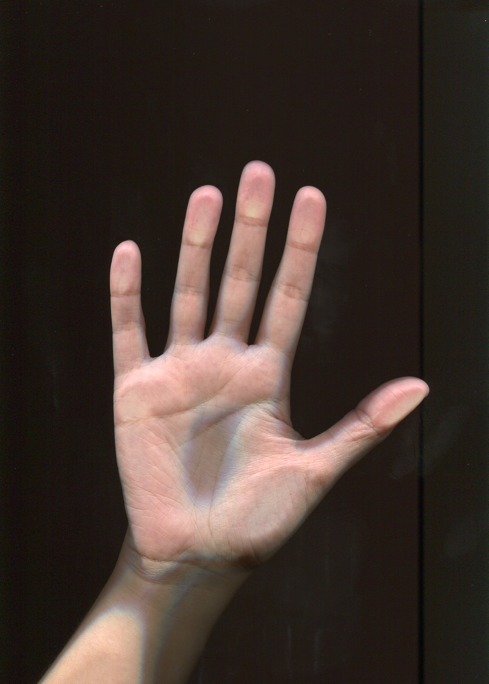
#> input picture data/001.tif, 489 x 684 px; its folder holds only this picture in this run
$ python lab-2-2021-SidorovLeonid-Intermediate.py
#> lines starting #> are read from the running program, lines starting #| are printed output that depends on the picture; after the words box and inside, x2 and y2 are one past the last pixel; in counts of white or black regions, pixels touching at a corner belong together
import numpy as np
import cv2
import matplotlib.pyplot as plt
import os.path
from PIL import Image
from skimage.morphology import area_closing, skeletonize
import pandas as pd
from skan import Skeleton, summarize
from scipy.spatial.distance import pdist
from glob import glob
import time

def get_mask(filename):
    """
    На основе картинки получаем бинарную маску ладони

    filename - имя изображения в рабочей директории
    """
#> called with filename = './data/001.tif'
    img = cv2.imread(filename)
#> img is the input picture: shape (684, 489, 3); mean B, G, R 46.8, 53.1, 66.6

    # Преобразуем BGR в HSV
    hsv = cv2.cvtColor(img, cv2.COLOR_BGR2HSV)
#> hsv: shape (684, 489, 3); mean H, S, V 23.9, 89.6, 66.7

    # Применяем бинаризацию по порогу, чтобы выделить цвет ладони
    mask = cv2.inRange(hsv, np.array([0,0,60]), np.array([250,255,255]))
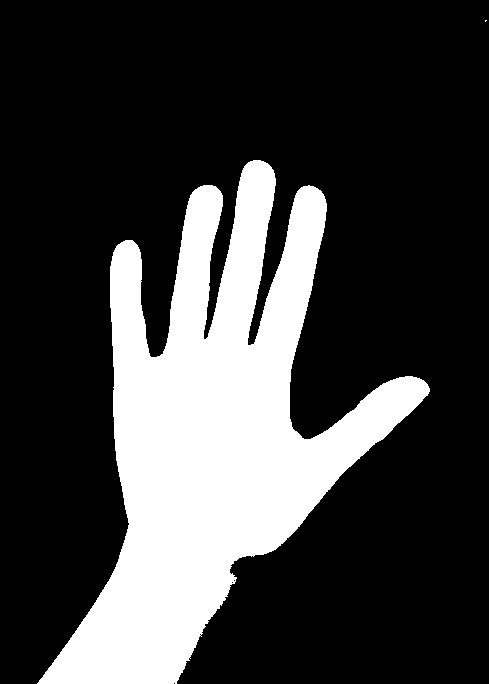
#> mask: shape (684, 489); 24.5% white; 2 white regions (1 under 20 px), largest, box (x1, y1, x2, y2) and area: (37, 160, 430, 684) 81883

    # Применяем пространственные преобразования, чтобы избавиться от шума
    mask = area_closing(mask, 3000)
#> mask: shape (684, 489); 24.5% white; 2 white regions (1 under 20 px), largest, box (x1, y1, x2, y2) and area: (37, 160, 430, 684) 81887

    # Применяем медианный фильтр, чтобы сгладить изображение
    mask = cv2.medianBlur(mask, 17)
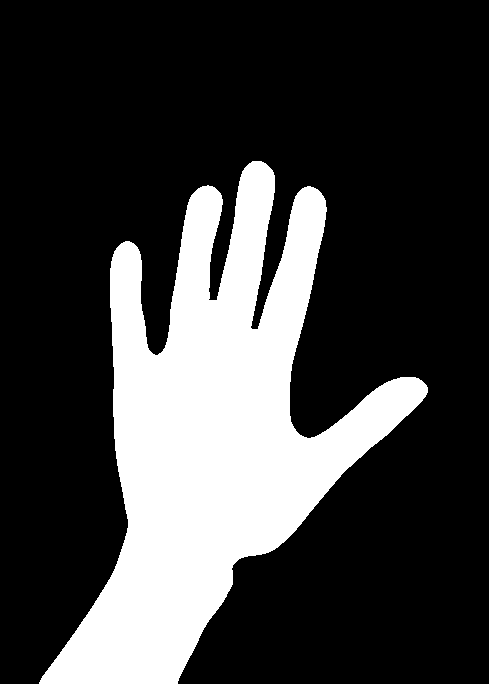
#> mask: shape (684, 489); 24.6% white; 1 white region, box (x1, y1, x2, y2) and area: (39, 161, 428, 684) 82141

    return mask

def get_endpoints(mask, min_bone, max_bone):
    """
    На основе бинарной маски строим скелет изображения и возвращаем
    координаты его начальных и конечных вершин

    mask - бинарная маска (вывод функции get_mask)
    min_bone - минимально допустимая длина ребра в скелете изображения
    max_bone - максимально допустимая длина ребра в скелете изображения
    """
#> called with min_bone = 110, max_bone = 320
    # Проводим скелетизацию изображения
    # Таблица `branch_data` содержит всю необходимую информацию о скелете
    skeleton = skeletonize(mask // 255)
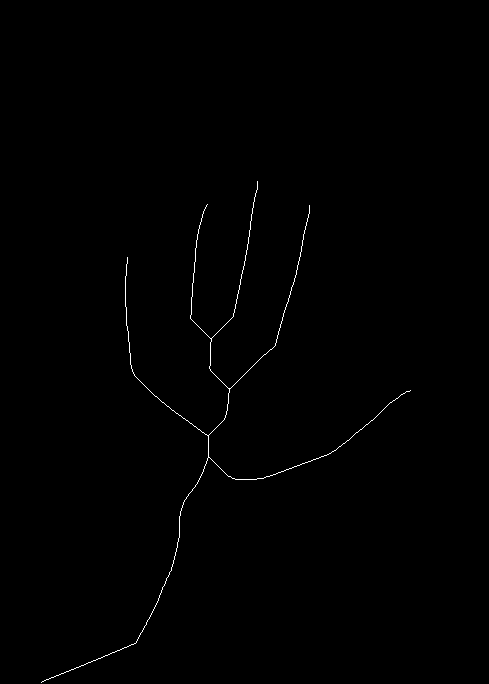
#> skeleton: shape (684, 489) bool; 0.38% white in thin lines or dots, all inside (x1, y1, x2, y2) = (41, 181, 411, 683)
#> (the run stopped early here; a loop or call above may not have finished)

$ run again, on data/005.tif
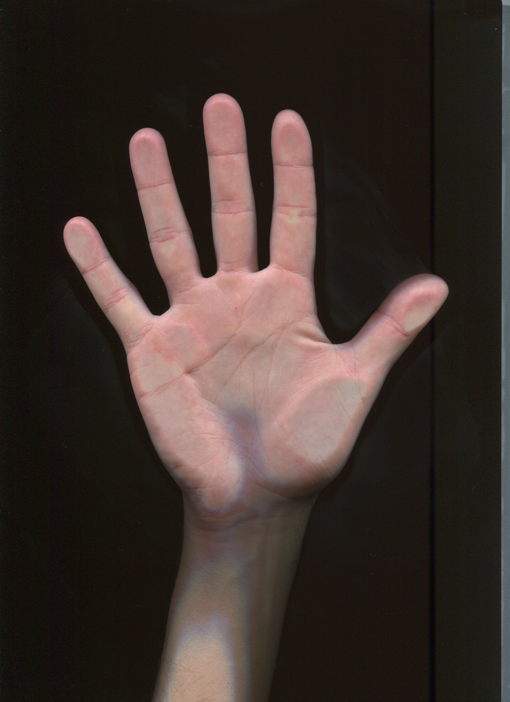
#> input picture data/005.tif, 510 x 702 px
#> in get_mask, img is the input picture: shape (702, 510, 3); mean B, G, R 45.4, 50.6, 62.8
#> hsv: shape (702, 510, 3); mean H, S, V 26.7, 88.1, 63.2
#> in get_mask, `mask = cv2.inRange(hsv, np.array([0,0,60]), np.array([250,255,255]))`:
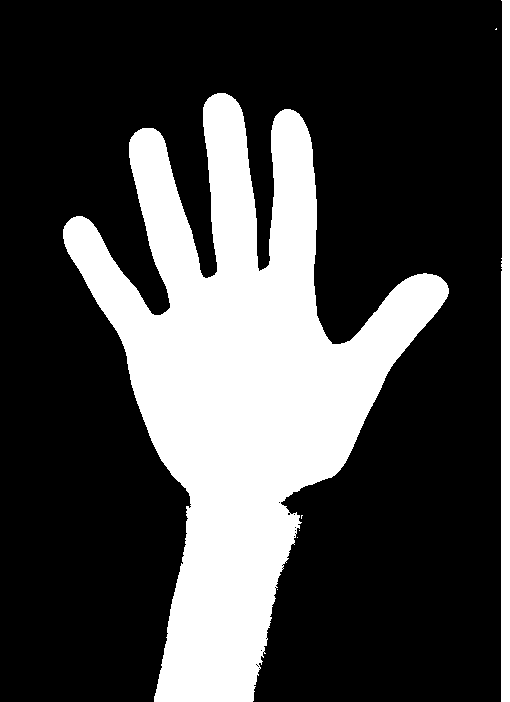
#> mask: shape (702, 510); 28% white; 7 white regions (5 under 20 px), largest, box (x1, y1, x2, y2) and area: (63, 93, 449, 702) 94301, (501, 0, 510, 702) 6055
#> in get_endpoints, `skeleton = skeletonize(mask // 255)`:
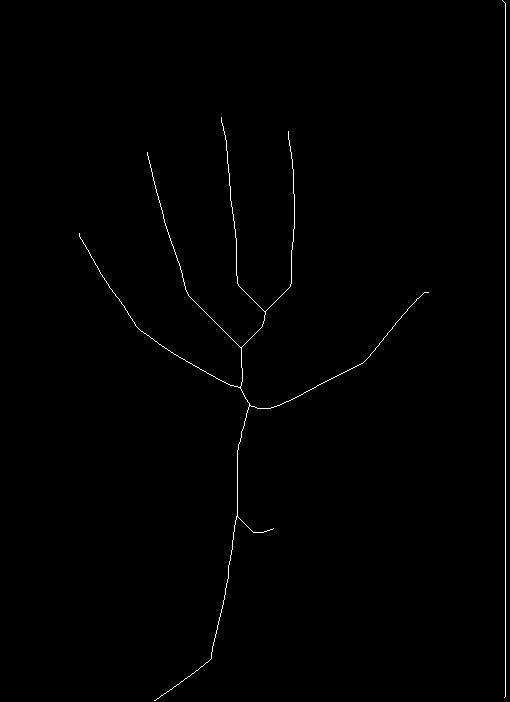
#> skeleton: shape (702, 510) bool; 0.59% white in thin lines or dots, all inside (x1, y1, x2, y2) = (79, 0, 506, 701)

$ run again, on data/006.tif
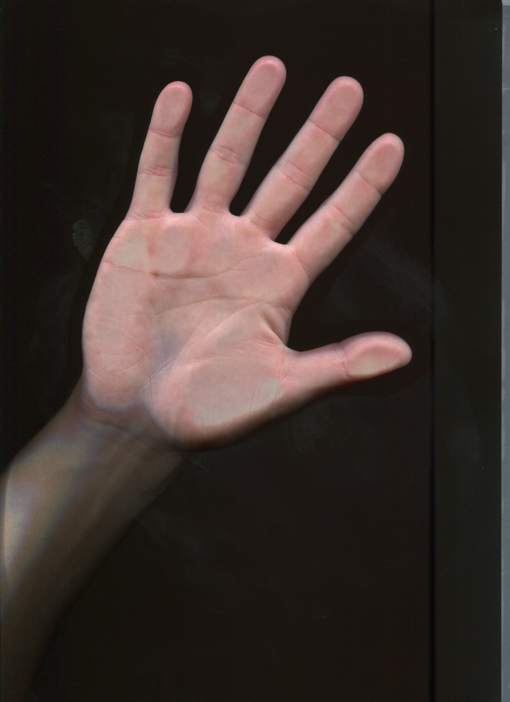
#> input picture data/006.tif, 510 x 702 px
#> in get_mask, img is the input picture: shape (702, 510, 3); mean B, G, R 44.7, 49.4, 60.8
#> hsv: shape (702, 510, 3); mean H, S, V 23.3, 78.9, 61.2
#> in get_mask, `mask = cv2.inRange(hsv, np.array([0,0,60]), np.array([250,255,255]))`:
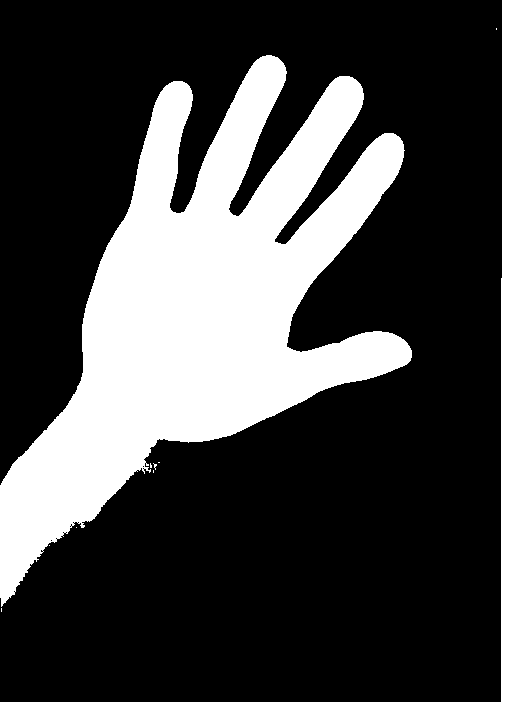
#> mask: shape (702, 510); 26.5% white; 10 white regions (8 under 20 px), largest, box (x1, y1, x2, y2) and area: (0, 55, 412, 607) 88680, (501, 0, 510, 702) 6040
#> in get_endpoints, `skeleton = skeletonize(mask // 255)`:
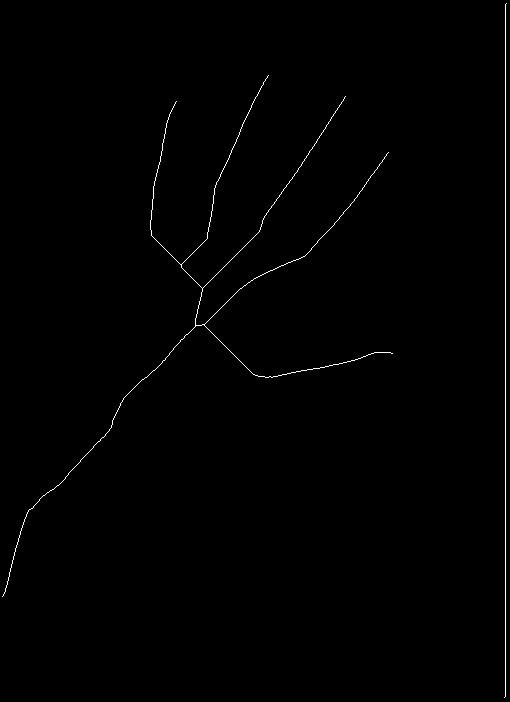
#> skeleton: shape (702, 510) bool; 0.56% white in thin lines or dots

$ run again, on data/002.tif
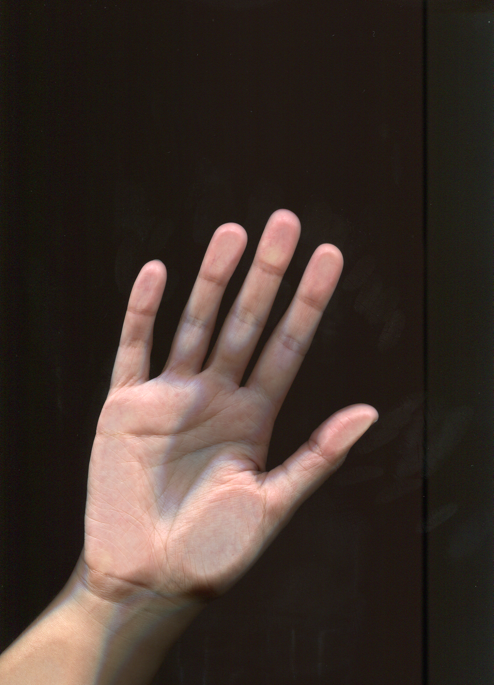
#> input picture data/002.tif, 494 x 685 px
#> in get_mask, img is the input picture: shape (685, 494, 3); mean B, G, R 44.1, 50.7, 63.7
#> hsv: shape (685, 494, 3); mean H, S, V 23.1, 91.3, 63.8
#> in get_mask, `mask = cv2.inRange(hsv, np.array([0,0,60]), np.array([250,255,255]))`:
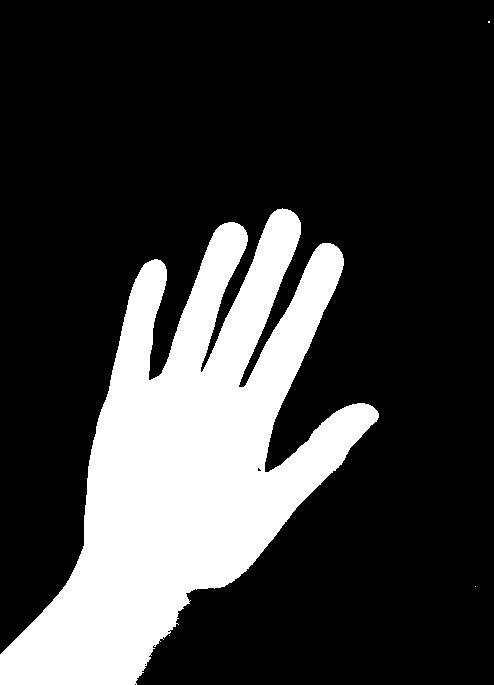
#> mask: shape (685, 494); 23.1% white; 4 white regions (3 under 20 px), largest, box (x1, y1, x2, y2) and area: (0, 208, 379, 685) 78123
#> in get_endpoints, `skeleton = skeletonize(mask // 255)`:
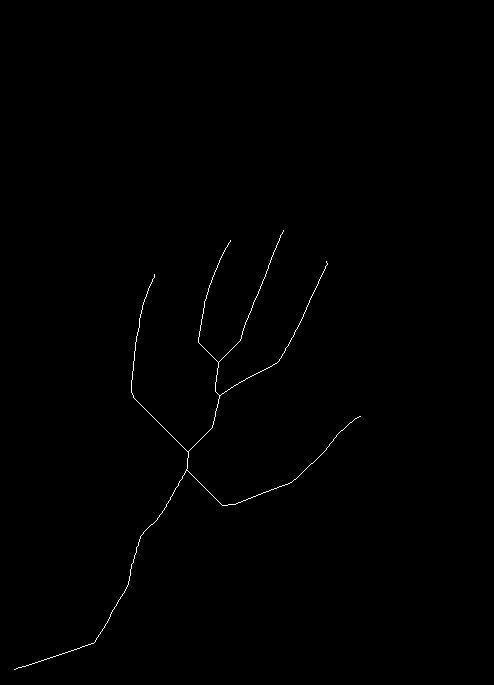
#> skeleton: shape (685, 494) bool; 0.33% white in thin lines or dots, all inside (x1, y1, x2, y2) = (14, 230, 361, 670)
